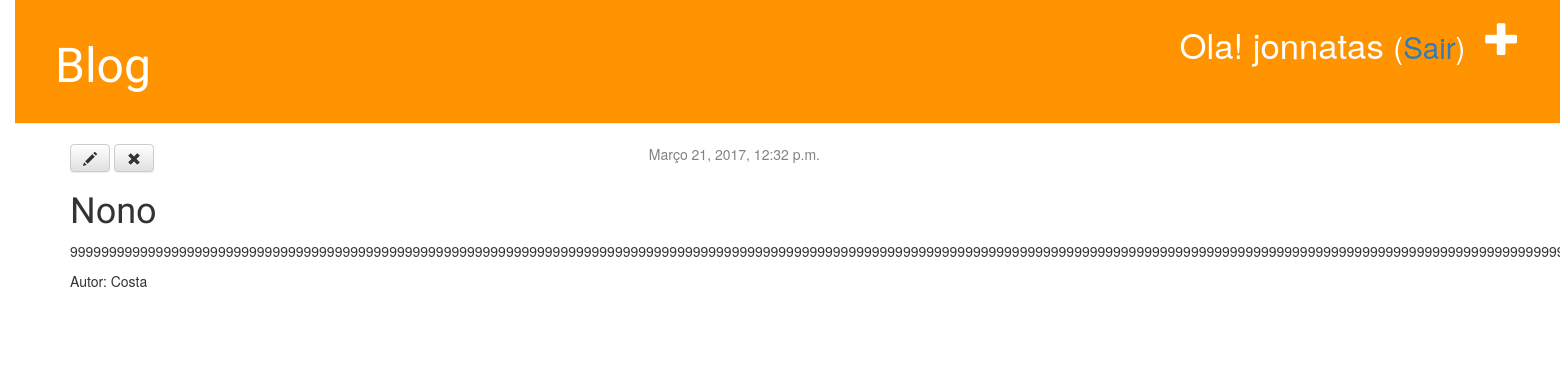
Before: /post/30/ (signed in) with the older database file.
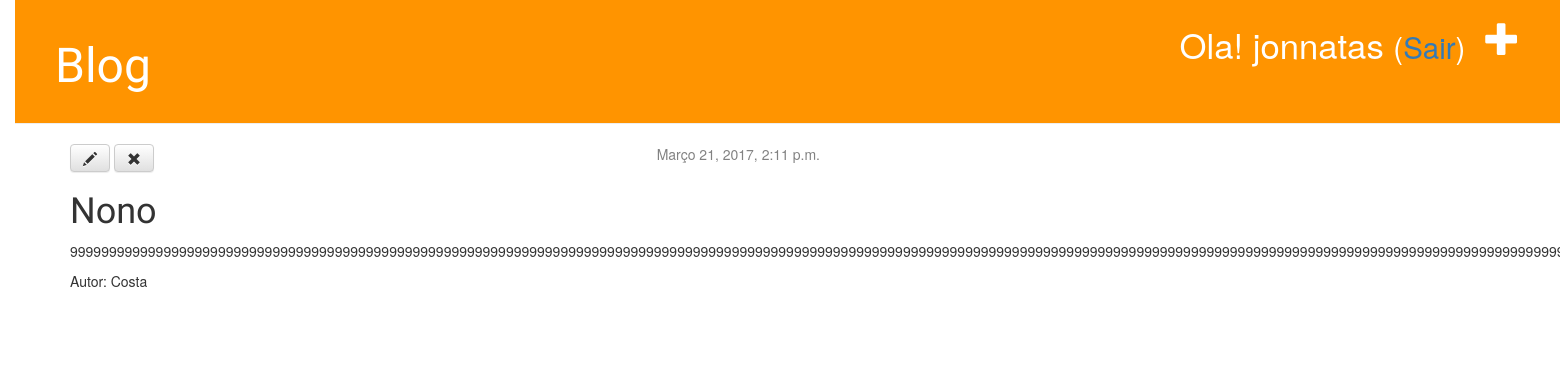
After: the same page with the newer database file.
### blog/models.py (models this page shows, shortened)
class Post(models.Model):
    author = models.ForeignKey('auth.User')
    title = models.CharField(max_length=200)
    text = models.TextField()
    created_date = models.DateTimeField(default=timezone.now)
    published_date = models.DateTimeField(blank=True, null=True)
    image = models.ImageField(upload_to='uploads/%Y/%m/%d/', blank=True, null=True)

### blog/views.py (the view)
# urls.py: url(r'^post/(?P<pk>[0-9]+)/$', views.post_detail, name='postdetail'),
@login_required
def post_detail(request, pk):
    post = get_object_or_404(Post, pk=pk)
    return render(request, 'blog/post_detail.html', {'post': post})

### blog/templates/blog/post_detail.html (shortened to what this page needs)
{% extends 'blog/base.html' %}
{% block content %}
<div class="post">
	{% if post.published_date %}
	<div class="date">
		{{ post.published_date }}
	</div>
	{% endif %}
	<a class="btn btn-default" href="{% url 'blog:postedit' pk=post.pk %}"><span class="glyphicon glyphicon-pencil"></span></a>
	<a class="btn btn-default" href="{% url 'blog:postremove' pk=post.pk %}"><span class="glyphicon glyphicon-remove"></span></a>
	<h1>{{ post.title }}</h1>
	<p>{{ post.text|linebreaksbr }}</p>
	<p> Autor: {{ post.author  }}  </p>
</div>
{% endblock %}

Changed rows visible on the page:
changed Post "Nono": published_date "Março 21, 2017, 12:32 p.m." → "Março 21, 2017, 2:11 p.m."
